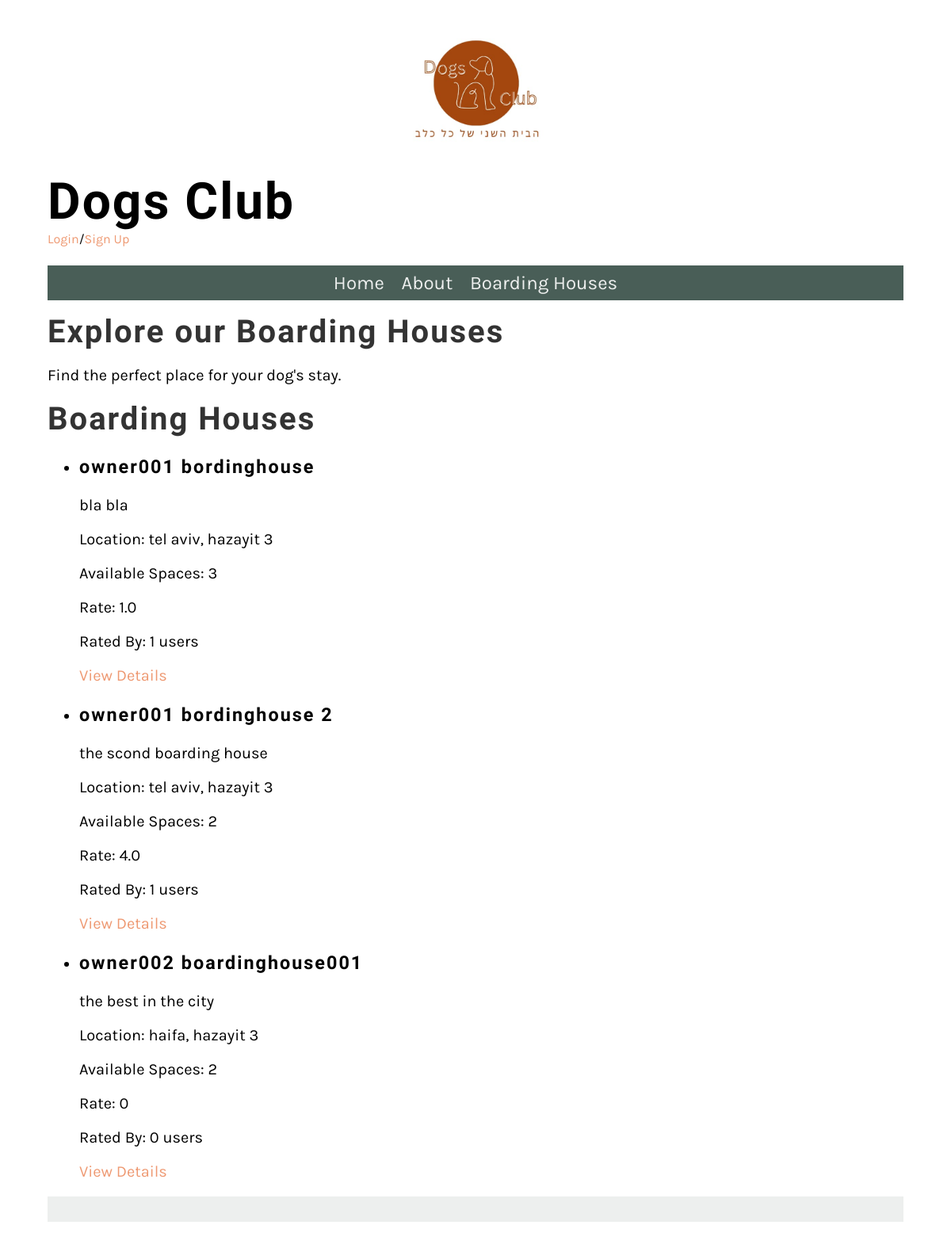
/Website/boardinghouses/, run on the app's committed database.
### Website/models.py (models this page shows)
class BoardingHouse(models.Model):
    user = models.ForeignKey(User, on_delete=models.CASCADE)
    name = models.CharField(max_length=255)
    description = models.TextField()
    location = models.CharField(max_length=255)
    contact_details = models.CharField(max_length=255)
    available_spaces = models.PositiveIntegerField()
    def __str__(self):
        return self.name

### Website/views.py (the view)
# urls.py: path('boardinghouses/', BoardinghouseListView.as_view(), name='boardinghouse_list'),
class BoardinghouseListView(View):
    def get(self, request, *args, **kwargs):
        boardinghouses = BoardingHouse.objects.all()
        boardinghouses_and_avarege_reates = {}
        for boardinghouse in boardinghouses:
            reviews = Review.objects.filter(boarding_house=boardinghouse)
            amount_of_reviews = len(reviews)
            if reviews:
                average_rating = sum([review.rating for review in reviews]) / len(reviews)
            else:
                average_rating = 0
            boardinghouses_and_avarege_reates[boardinghouse] = (average_rating, amount_of_reviews)
        print(boardinghouses_and_avarege_reates)
        return render(request, 'boardinghouse_list.html', {'boardinghouses_and_rates': boardinghouses_and_avarege_reates})

### Website/templates/boardinghouse_list.html (shortened to what this page needs)
{% extends 'base.html' %}
{% block content %}
        <h2>Explore our Boarding Houses</h2>
        <p>Find the perfect place for your dog's stay.</p>
        <h2>Boarding Houses</h2>
        <ul>
            {% for boardinghouse, rate_info in boardinghouses_and_rates.items %}
                <li>
                    <h3>{{ boardinghouse.name }}</h3>
                    <p>{{ boardinghouse.description }}</p>
                    <p>Location: {{ boardinghouse.location }}</p>
                    <p>Available Spaces: {{ boardinghouse.available_spaces }}</p>
                    <p>Rate: {{ rate_info.0 }}</p>
                    <p>Rated By: {{ rate_info.1 }} users</p>
                    <a href="{% url 'boardinghouse_detail' boardinghouse.id %}">View Details</a>
                </li>
            {% endfor %}
        </ul>
{% endblock %}

### Website/static/css/style.css (style rules this page uses)
body { font-family: 'Karla', sans-serif; margin-top: 3rem; margin-bottom: 3rem; margin-left: 5%; margin-right: 5%; }
h1, h2, h3, h4, h5, h6 { font-family: 'Markazi Text', serif; letter-spacing: 2px;; }
h2 { font-size: 2.5rem; color: #333333; margin:1rem 0; }
p, ul { font-size: 1.25rem;; }
a { color: #EE9972; text-decoration: none; }

### data on the page
BoardingHouse: name "owner001 bordinghouse", description "bla bla", location "tel aviv, hazayit 3", available_spaces "3", rate_info "1.0", rate_info "1"
BoardingHouse: name "owner001 bordinghouse 2", description "the scond boarding house", location "tel aviv, hazayit 3", available_spaces "2", rate_info "4.0", rate_info "1"
BoardingHouse: name "owner002 boardinghouse001", description "the best in the city", location "haifa, hazayit 3", available_spaces "2", rate_info "0"
